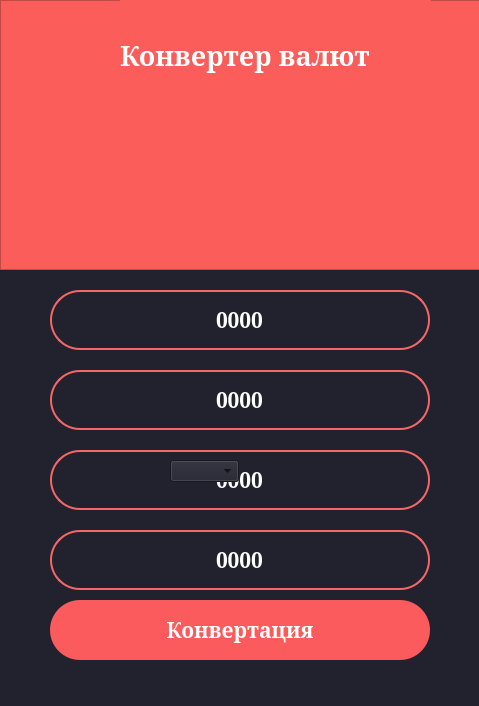
<?xml version="1.0" encoding="UTF-8"?>
<ui version="4.0">
 <class>MainWindow</class>
 <widget class="QMainWindow" name="MainWindow">
  <property name="geometry">
   <rect>
    <x>0</x>
    <y>0</y>
    <width>479</width>
    <height>706</height>
   </rect>
  </property>
  <property name="windowTitle">
   <string>MainWindow</string>
  </property>
  <widget class="QWidget" name="centralwidget">
   <property name="styleSheet">
    <string notr="true">background-color: #22222e</string>
   </property>
   <widget class="QFrame" name="frame">
    <property name="geometry">
     <rect>
      <x>0</x>
      <y>0</y>
      <width>480</width>
      <height>270</height>
     </rect>
    </property>
    <property name="styleSheet">
     <string notr="true">background-color: #fb5d5b</string>
    </property>
    <property name="frameShape">
     <enum>QFrame::StyledPanel</enum>
    </property>
    <property name="frameShadow">
     <enum>QFrame::Raised</enum>
    </property>
    <widget class="QLabel" name="label">
     <property name="geometry">
      <rect>
       <x>120</x>
       <y>0</y>
       <width>311</width>
       <height>111</height>
      </rect>
     </property>
     <property name="font">
      <font>
       <family>MS Serif</family>
       <pointsize>20</pointsize>
       <weight>75</weight>
       <bold>true</bold>
      </font>
     </property>
     <property name="focusPolicy">
      <enum>Qt::NoFocus</enum>
     </property>
     <property name="styleSheet">
      <string notr="true">color:white
</string>
     </property>
     <property name="text">
      <string>Конвертер валют</string>
     </property>
    </widget>
    <widget class="QLabel" name="label_2">
     <property name="geometry">
      <rect>
       <x>170</x>
       <y>100</y>
       <width>191</width>
       <height>131</height>
      </rect>
     </property>
     <property name="text">
      <string/>
     </property>
     <property name="pixmap">
      <pixmap>sync_arrows_set_2.png</pixmap>
     </property>
    </widget>
   </widget>
   <widget class="QLineEdit" name="input_amount">
    <property name="geometry">
     <rect>
      <x>50</x>
      <y>290</y>
      <width>380</width>
      <height>60</height>
     </rect>
    </property>
    <property name="font">
     <font>
      <family>MS Serif</family>
      <pointsize>16</pointsize>
      <weight>75</weight>
      <bold>true</bold>
     </font>
    </property>
    <property name="styleSheet">
     <string notr="true">background-color: #22222e;
border: 2px solid #f66867;
border-radius: 30;
color: white
</string>
    </property>
    <property name="text">
     <string>0000</string>
    </property>
    <property name="alignment">
     <set>Qt::AlignCenter</set>
    </property>
   </widget>
   <widget class="QLineEdit" name="input_currency">
    <property name="geometry">
     <rect>
      <x>50</x>
      <y>370</y>
      <width>380</width>
      <height>60</height>
     </rect>
    </property>
    <property name="font">
     <font>
      <family>MS Serif</family>
      <pointsize>16</pointsize>
      <weight>75</weight>
      <bold>true</bold>
     </font>
    </property>
    <property name="styleSheet">
     <string notr="true">background-color: #22222e;
border: 2px solid #f66867;
border-radius: 30;
color: white
</string>
    </property>
    <property name="text">
     <string>0000</string>
    </property>
    <property name="alignment">
     <set>Qt::AlignCenter</set>
    </property>
   </widget>
   <widget class="QLineEdit" name="output_currency">
    <property name="geometry">
     <rect>
      <x>50</x>
      <y>450</y>
      <width>380</width>
      <height>60</height>
     </rect>
    </property>
    <property name="font">
     <font>
      <family>MS Serif</family>
      <pointsize>16</pointsize>
      <weight>75</weight>
      <bold>true</bold>
     </font>
    </property>
    <property name="styleSheet">
     <string notr="true">background-color: #22222e;
border: 2px solid #f66867;
border-radius: 30;
color: white
</string>
    </property>
    <property name="text">
     <string>0000</string>
    </property>
    <property name="alignment">
     <set>Qt::AlignCenter</set>
    </property>
   </widget>
   <widget class="QLineEdit" name="output_amount">
    <property name="geometry">
     <rect>
      <x>50</x>
      <y>530</y>
      <width>380</width>
      <height>60</height>
     </rect>
    </property>
    <property name="font">
     <font>
      <family>MS Serif</family>
      <pointsize>16</pointsize>
      <weight>75</weight>
      <bold>true</bold>
     </font>
    </property>
    <property name="styleSheet">
     <string notr="true">background-color: #22222e;
border: 2px solid #f66867;
border-radius: 30;
color: white
</string>
    </property>
    <property name="text">
     <string>0000</string>
    </property>
    <property name="alignment">
     <set>Qt::AlignCenter</set>
    </property>
   </widget>
   <widget class="QPushButton" name="pushButton">
    <property name="geometry">
     <rect>
      <x>50</x>
      <y>600</y>
      <width>380</width>
      <height>60</height>
     </rect>
    </property>
    <property name="font">
     <font>
      <family>MS Serif</family>
      <pointsize>16</pointsize>
      <weight>75</weight>
      <bold>true</bold>
     </font>
    </property>
    <property name="styleSheet">
     <string notr="true">QPushButton {
	color: white;
	background-color: #fb5b5d;
	border-radius: 30;
}

QPushButton:pressed {
	background-color: #fa4244
}</string>
    </property>
    <property name="text">
     <string>Конвертация</string>
    </property>
   </widget>
   <widget class="QComboBox" name="comboBox">
    <property name="geometry">
     <rect>
      <x>170</x>
      <y>460</y>
      <width>69</width>
      <height>22</height>
     </rect>
    </property>
   </widget>
   <zorder>input_amount</zorder>
   <zorder>frame</zorder>
   <zorder>input_currency</zorder>
   <zorder>output_currency</zorder>
   <zorder>output_amount</zorder>
   <zorder>pushButton</zorder>
   <zorder>comboBox</zorder>
  </widget>
 </widget>
 <resources/>
 <connections/>
</ui>
